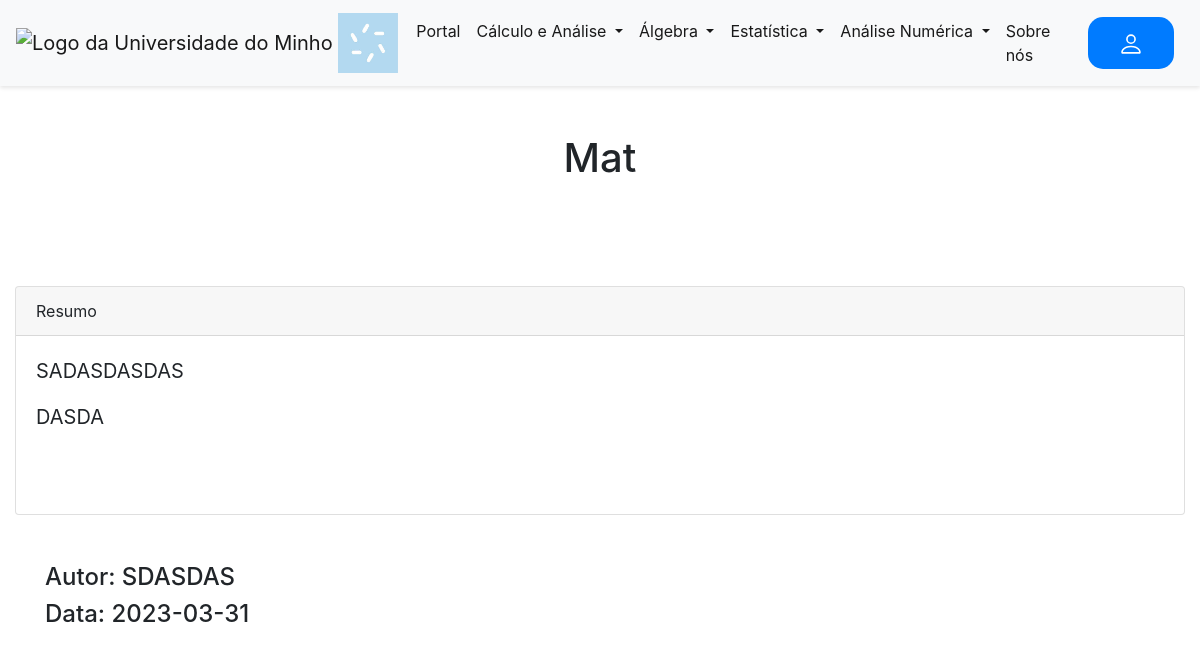
Before: /post/1 with the older database file.
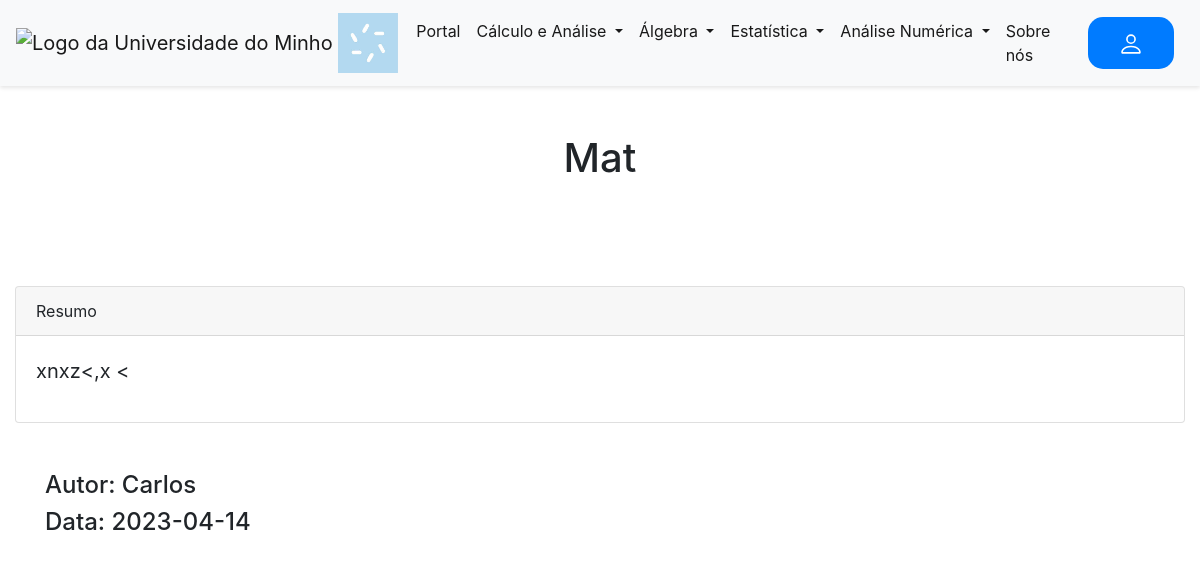
After: the same page with the newer database file.
### tables this page shows
CREATE TABLE posts
             (id INTEGER PRIMARY KEY AUTOINCREMENT,
              title TEXT,
              content TEXT,
              thumbnail_url TEXT,
              file_url TEXT,
              author TEXT,
              snapshots_1 TEXT,
              snapshots_2 TEXT,
              snapshots_3 TEXT,
              links TEXT,
              download TEXT,
              created_at TIMESTAMP DEFAULT CURRENT_TIMESTAMP, subject TEXT);

### main.py (the view)
@app.route("/post/<int:post_id>")
def post(post_id):
    conn = sqlite3.connect("database.db")
    c = conn.cursor()
    c.execute("SELECT * FROM posts WHERE id=?", (post_id,))
    post = c.fetchone()
    conn.close()
    can_edit = False
    if 'email' in session and session['tipo'] == 'admin':
        can_edit = True
    conn = sqlite3.connect("database.db")
    c = conn.cursor()
    c.execute("SELECT * FROM forms")
    forms = c.fetchall()
    conn.close()
    conn = sqlite3.connect("database.db")
    c = conn.cursor()
    c.execute("SELECT * FROM posts")
    posts = c.fetchall()
    conn.close()
    return render_template("post.html", post=post, can_edit=can_edit,forms=forms,posts=posts)

### templates/post.html (shortened to what this page needs)
{% extends "base.html" %}
{% block content %}
<main>
  <article>
    <div class="container-fluid">
      <header class="text-center">
        <br></br>
        <h1>{{ post[1] }}</h1>
        <br></br>
      </header>
      <br></br>
      <div class="card">
        <div class="card-header">
          Resumo
        </div>
        <div class="card-body">
          <blockquote class="blockquote mb-0">
            {{ post[2]|safe }}
          </blockquote>
        </div>
      </div>
      <div class="container">
        <br></br>
        <h4> Autor: {{post[5]}}</h4>
        <h4>Data: {{ post[11].split(' ')[0] }}</h4>
      </div>
    </div>
  </article>
</main>
{% endblock %}

Changed rows visible on the page:
changed posts "Mat": content "SADASDASDAS DASDA" → "xnxz<,x <"; author "SDASDAS" → "Carlos"; created_at "2023-03-31" → "2023-04-14"
